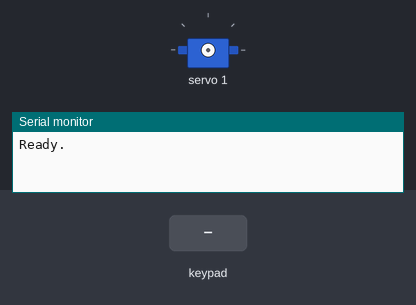
Recording of a sketch running on a simulated ESP32. Parts: servo, the last lines printed to the serial monitor. Inputs (shaded band) come from the test bench. Nothing arrives over Bluetooth unless stated.

Above: at 1.2 s.
1.3 s: key 'T' pressed
At 1.62 s:
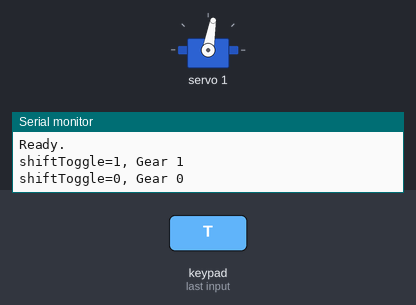
Timing chart, 0 to 4.3 s (numbered marks = the images above; inputs shaded):
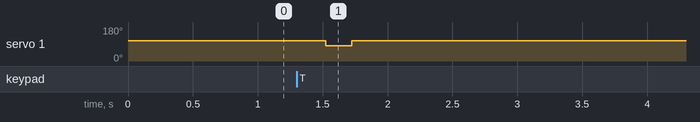

Measured:
- after the input at 1.3 s, servo 1: 108° → 80° after 0.22 s, → 108° 0.20 s later

The sketch:

roverProject.ino
```cpp
/*
* Sam Lovering
* Last Updated: 10/29/23
*
* This project acts as the microcontroller driver for a rover.
* This code in the microcontroller will be chained into a PCA9685 Servo Driver to
* drive a couple servos. For the first prototype it will just focus on driving.
*
* Todo:
* Down power the motor, I think on full throttle it uses too much power
*
*/
//Library Declarations
#include <PS4Controller.h>
#include <Adafruit_PWMServoDriver.h>
#include <TB6612_ESP32.h>


//Global Variables for TB6612 Library
#define AIN1 13 // ESP Pin 13 to TB6612 PIN AIN1
#define AIN2 14 // ESP Pin 14 to TB6612 PIN AIN2
#define PWMA 26 // ESP PIN 26 to TB6612 PIN PWMA
#define STBY 33 // ESP PIN 33 to TB6612 PIN STBY

const int offsetA = 1;

//intitialling servo driver and motor driver
Adafruit_PWMServoDriver pwm = Adafruit_PWMServoDriver(0x40);
Motor driveTrain = Motor(AIN1, AIN2, PWMA, offsetA, STBY, 5000, 8, 1);

//global variables for PWM Driver
//SERVOMIN and SERVOMAX depend on servos, make sure to test, and maybe even make SERVOMAX_1 SERVOMIN_1
#define SERVOMIN  100 // This is the 'minimum' pulse length count (out of 4096)
#define SERVOMAX  460 // This is the 'maximum' pulse length count (out of 4096)
#define USMIN  400 // This is the rounded 'minimum' microsecond length based on the minimum pulse of 100 (SERVOMIN * 4)
#define USMAX  1840 // This is the rounded 'maximum' microsecond length based on the maximum pulse of 460 (SERVOMAX * 4)
#define SERVO_FREQ 50

//Servo motor connection (value based on connection from left to right)
#define SV0 0 //Left Right
#define SV1 1 //Shift

int pwm0; //Left/Right
int shiftToggle = 0;

//Begin Code
void setup() {
  // "a0:36:bc:d7:62:4a" MAC address for DS4 Controller
  Serial.begin(115200);
  PS4.begin("a0:36:bc:d7:62:4a");
  Serial.printf("Ready.\n");

  pwm.begin();
  //Will likely need tweaking.
  pwm.setOscillatorFrequency(26000000);
  pwm.setPWMFreq(SERVO_FREQ);
}

void loop() {
  //Steering Controls with Servo
  if(int LStickPos = PS4.LStickX()){
    //range of operation -128 to 127
    //Dead zone was tested around range (-6 to 6)
    //Serial.printf("DEBUG: LStickPos = %d.\n", LStickPos);
    pwm0 = map(LStickPos, -128, 127, SERVOMIN, SERVOMAX);
    pwm.setPWM(SV0, 0, pwm0);
  }
  //Motor Controls
  //Forwards
  if (PS4.R2()) {
    Serial.printf("R2 Engaged, Value = %d.\n", PS4.R2Value());
    driveTrain.drive((PS4.R2Value()/2), 1);
  }
  //Backwards
  if(PS4.L2()){
    Serial.printf("L2 Engaged, Value = %d.\n", PS4.L2Value());
    driveTrain.drive(-(PS4.L2Value()/2), 1);
  }
  if(PS4.Triangle()){
    shiftToggle = !shiftToggle;
    //Serial.printf("DEBUG: Battery Level: %d.\n", PS4.Battery());
    if(shiftToggle){
      Serial.printf("shiftToggle=1, Gear 1\n");
      //PS4.setLed(255, 0, 0);
      pwm.setPWM(SV1, 0, 340);
    }
    else{
      Serial.printf("shiftToggle=0, Gear 0\n");
      //PS4.setLed(80, 255, 80);
      pwm.setPWM(SV1, 0, 280);
    }
  //charge controller over night, if working better then
  //PS4.sendToController();
  delay(200);
 }
}
```
